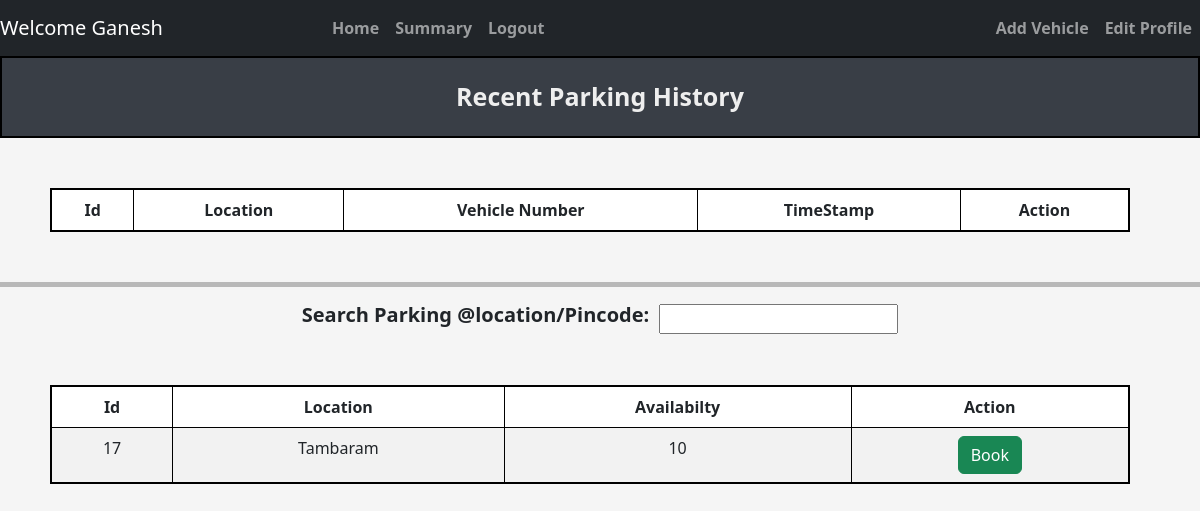
Screenshot of /user/dashboard (signed in) with the database file from the repository.
### tables this page shows
CREATE TABLE ParkingLot (
            lot_id INTEGER PRIMARY KEY AUTOINCREMENT,
            location_name TEXT NOT NULL,
            address TEXT NOT NULL,
            pincode TEXT NOT NULL,
            price INTEGER NOT NULL, 
            maxSpots INTEGER NOT NULL
        );

### controllers/user_controller.py (the view)
@user.route("/user/dashboard",methods = ['GET','POST'])
def dashboard():
    user_id = session['user_id']
    user_parking_data = getReserveParkingSpotData(user_id)
    availability_data = get_availability_data()
    print(user_parking_data)
    print(availability_data)
    return render_template("dashboard/user_dashboard.html",availability_data=availability_data, user_parking_data = user_parking_data)

### models/parking_lot.py (called while the page is built)
def get_availability_data():
    connection = sqlite3.connect(DATABASE_PARKING)
    cur = connection.cursor()
    cur.execute(
            '''
                select
                pl.lot_id,
                pl.address,
                Count(Case WHEN ps.status = 'A' THEN 1 END) As availabilty
                from ParkingLot PL
                Left Join
                ParkingSpots PS ON PL.lot_id = PS.lot_id
                Group By
                PL.lot_id,PL.address
            '''
            )
    result = cur.fetchall()
    connection.commit()
    connection.close()
    return result

def getReserveParkingSpotData(user_id):
    connection = sqlite3.connect(DATABASE_PARKING)
    cur = connection.cursor()
    print(user_id)
    cur.execute('''
                    select rp.spot_id,
                        pl.address AS location_name,
                        rp.vehicle_number,
                        rp.parking_timestamp,
                        ps.status
                        from Reserve_Parking_Spot rp
                    JOIN
                        ParkingLot pl on pl.lot_id = rp.lot_id
                    JOIN
                        ParkingSpots ps on rp.spot_id = ps.spot_id AND rp.lot_id = ps.lot_id
                    where
                        rp.user_id = (?)
                ''',(user_id,)
                )
    result = cur.fetchall()
    connection.commit()
    connection.close()
    return result

### templates/dashboard/user_dashboard.html (shortened to what this page needs)
{% extends "navbar.html" %}
{% block content %}
    <div class="title"> Recent Parking History </div>
        <table style="text-align: center;" class="table table-striped table-css table-bordered ">
                <thead>
                    <tr>
                    <th scope="col">Id</th>
                    <th scope="col">Location</th>
                    <th scope="col">Vehicle Number</th>
                    <th scope="col">TimeStamp</th>
                    <th scope="col">Action</th>
                    </tr>
                </thead>
        </table>
        <hr style="height: 5px; background-color: black; border: none;">
        <div class="center-wrapper">
            <div class = "search_location">
                <span>
                    <h5><b>Search Parking @location/Pincode: </b></h5>
                    <input type="text" id="searchInput" onkeyup="filterTable()">
                </span>
            </div>
        </div>
        <table id="dataTable" style="text-align: center;" class="table table-striped table-css table-bordered ">
                <thead>
                    <tr>
                        <th scope="col">Id</th>
                        <th scope="col">Location</th>
                        <th scope="col">Availabilty</th>
                        <th scope="col">Action</th>
                    </tr>
                </thead>
                <tbody>
                    {% for lot in availability_data %}
                        <tr>
                            <td scope="row">{{ lot[0] }}</td>
                            <td>{{ lot[1] }}</td>
                            <td>{{ lot[2] }}</td>
                            <td>
                                <form method="POST" action="{{ url_for ('user.bookSpot') }}">
                                    <button type="submit" class="btn btn-success"> Book </button>
                                </form>
                        </tr>
                    {% endfor %}
                </tbody>
            </table>
{% endblock %}

### static/css/style.css (style rules this page uses)
body { background-color: #f5f5f5; justify-content: center; }
.title { background-color: #393E46; border: 2px solid black; text-align: center; padding: 20px; font-weight: bold; font-size: 25px; margin-bottom: 20px; color: #EEEEEE; }
.table-css { margin: 50px; justify-content: center; width: 90vw; border: 2px solid black; }
.search_location span { display: flex; align-items: center; gap: 10px; }
.center-wrapper { display: flex; justify-content: center; align-items: center; }

### rows the page displays
ParkingLot: lot_id "17", address "Tambaram", maxSpots "10"

### other values shown
{{ session.get('name') }} "Ganesh"
